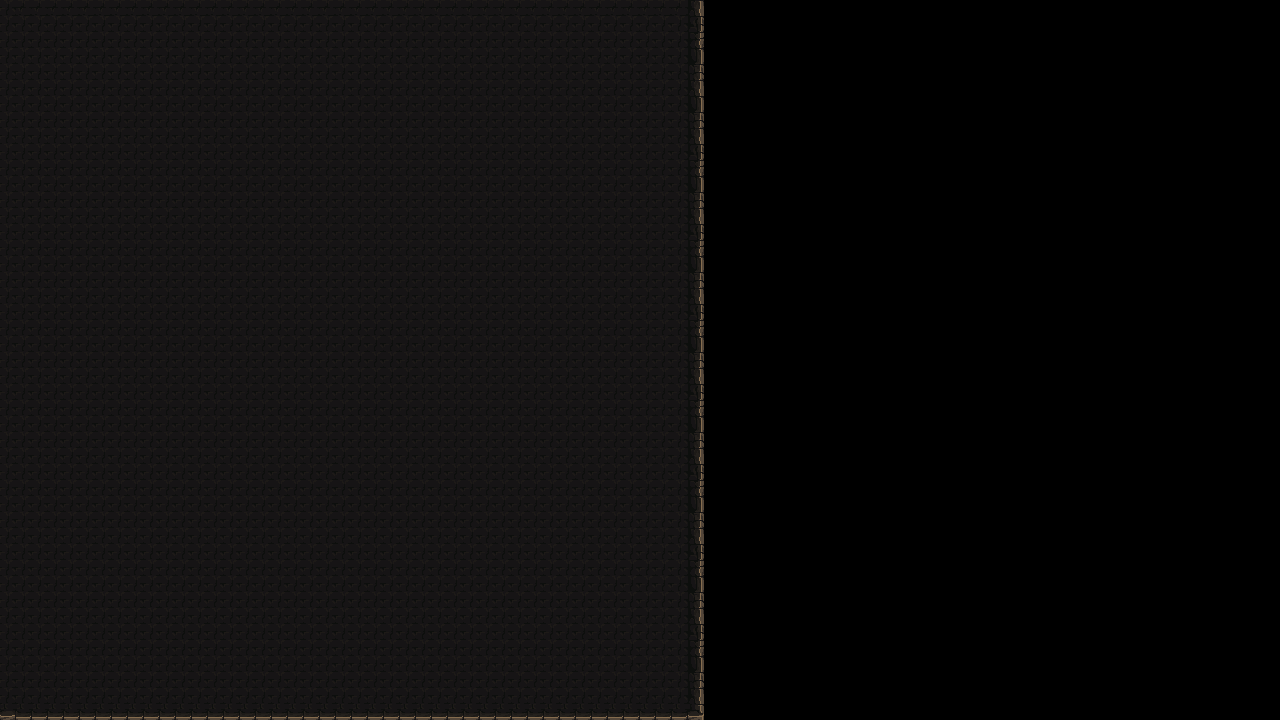

Rendered tile map (Tiled .tmx) drawn with the repository's tilesets; below, a short description and the map source with its tile grids summarised:
An orthogonal 80x45 tile map with 16x16 px tiles, 1 tile layer (platform).

<map version="1.4" tiledversion="1.4.3" orientation="orthogonal" renderorder="right-down" width="80" height="45" tilewidth="16" tileheight="16" infinite="0" nextlayerid="2" nextobjectid="1">
 <tileset firstgid="1" name="mainlevbuild_A" tilewidth="16" tileheight="16" tilecount="4096" columns="64">
  <image source="mainlevbuild_A.png" width="1024" height="1024" />
 </tileset>
 <layer id="1" name="platform" width="80" height="45">
  <data>[3600 cells, 1980 non-empty, 10 distinct tile ids]</data>
 </layer>
</map>
